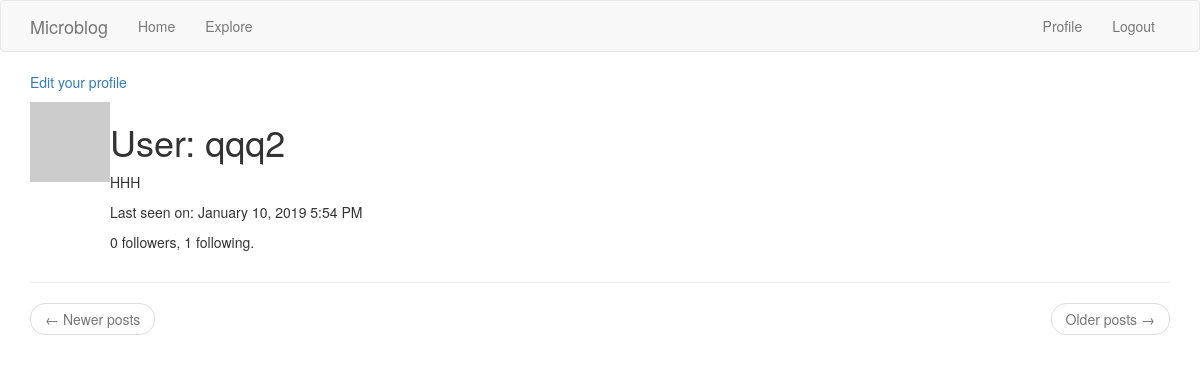
/user/qqq2 (signed in), run on an earlier commit of the app's database.
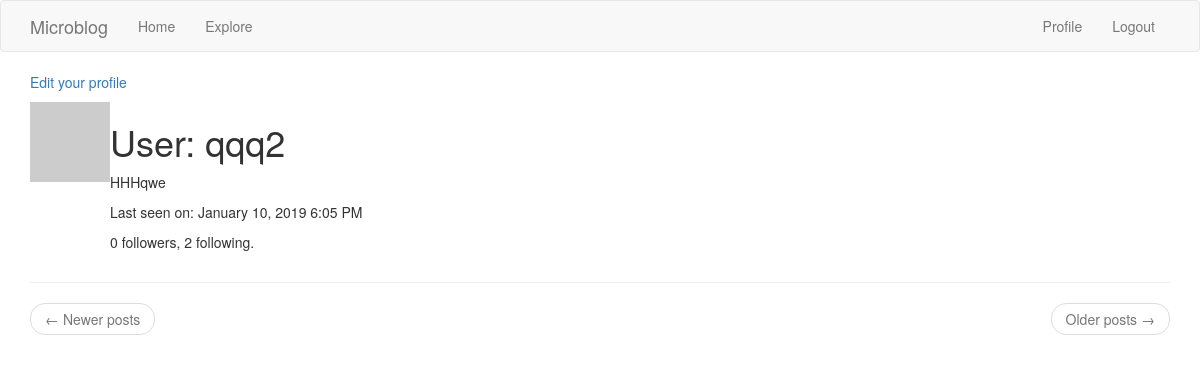
And on a later commit of the database.
### app_dir/models.py (models this page shows, shortened)
class User(UserMixin, db.Model):
    id = db.Column(db.Integer, primary_key=True)
    username = db.Column(db.String(64), index=True, unique=True)
    email = db.Column(db.String(120), index=True, unique=True)
    password_hash = db.Column(db.String(128))
    posts = db.relationship('Post', backref='author', lazy='dynamic')
    about_me = db.Column(db.String(140))
    last_seen = db.Column(db.DateTime, default=datetime.utcnow)
    followed = db.relationship(
        'User', secondary=followers,
        primaryjoin=(followers.c.follower_id == id),
        secondaryjoin=(followers.c.followed_id == id),
        backref=db.backref('followers', lazy='dynamic'), lazy='dynamic')
    def avatar(self, size):
        digest = md5(self.email.lower().encode('utf-8')).hexdigest()
        return 'https://www.gravatar.com/avatar/{}?d=identicon&s={}'.format(
            digest, size)

### app_dir/main/routes.py (the view)
@bp.route('/user/<username>')
@login_required
def user(username):
    user = User.query.filter_by(username=username).first_or_404()
    page = request.args.get('page', 1, type=int)
    posts = user.posts.order_by(Post.timestamp.desc()).paginate(
        page, app.config['POSTS_PER_PAGE'], False)
    next_url = url_for('main.user', username=user.username, page=posts.next_num) \
        if posts.has_next else None
    prev_url = url_for('main.user', username=user.username, page=posts.prev_num) \
        if posts.has_prev else None
    return render_template('user.html', user=user, posts=posts.items,
                           next_url=next_url, prev_url=prev_url)

### app_dir/main/routes.py (called while the page is built)
@bp.before_app_request
def before_request():
    if current_user.is_authenticated:
        current_user.last_seen = datetime.utcnow()
        db.session.commit()

@bp.before_app_request
def before_request():
    g.locale = str(get_locale())

### app_dir/models.py (called while the page is built)
@login.user_loader
def load_user(id):
    return User.query.get(int(id))

### app_dir/templates/user.html (shortened to what this page needs)
{% extends "base.html" %}
{% block app_content %}
    <table>
        <tr valign="top">
            <td><img src="{{ user.avatar(128) }}"></td>
            <td>
                <h1>User: {{ user.username }}</h1>
                {% if user.about_me %}<p>{{ user.about_me }}</p>{% endif %}
                {% if user.last_seen %}
                    <p>Last seen on: {{ moment(user.last_seen).format('LLL') }}</p>
                {% endif %}
                <p>{{ user.followers.count() }} followers, {{ user.followed.count() }} following.</p>
            </td>
        </tr>
                {% if user == current_user %}
                    <p><a href="{{ url_for('main.edit_profile') }}">Edit your profile</a></p>
                {% elif not current_user.is_following(user) %}
                    <p><a href="{{ url_for('main.follow', username=user.username) }}">Follow</a></p>
                {% else %}
                    <p><a href="{{ url_for('main.unfollow', username=user.username) }}">Unfollow</a></p>
                {% endif %}
    </table>
    <hr>
    <nav aria-label="...">
        <ul class="pager">
            <li class="previous{% if not prev_url %} disabled{% endif %}">
                <a href="{{ prev_url or '#' }}">
                    <span aria-hidden="true">&larr;</span> Newer posts
                </a>
            </li>
            <li class="next{% if not next_url %} disabled{% endif %}">
                <a href="{{ next_url or '#' }}">
                    Older posts <span aria-hidden="true">&rarr;</span>
                </a>
            </li>
        </ul>
    </nav>
{% endblock %}

### app_dir/templates/base.html (shortened to what this page needs)
{% extends 'bootstrap/base.html' %}
{% block navbar %}
    <nav class="navbar navbar-default">
        <div class="container">
            <div class="navbar-header">
                <a class="navbar-brand" href="{{ url_for('main.index') }}">Microblog</a>
            </div>
            <div class="collapse navbar-collapse" id="bs-example-navbar-collapse-1">
                <ul class="nav navbar-nav">
                    <li><a href="{{ url_for('main.index') }}">Home</a></li>
                    <li><a href="{{ url_for('main.explore') }}">Explore</a></li>
                </ul>
                <ul class="nav navbar-nav navbar-right">
                    {% if current_user.is_anonymous %}
                    <li><a href="{{ url_for('auth.login') }}">Login</a></li>
                    {% else %}
                    <li><a href="{{ url_for('main.user', username=current_user.username) }}">Profile</a></li>
                    <li><a href="{{ url_for('auth.logout') }}">Logout</a></li>
                    {% endif %}
                </ul>
            </div>
        </div>
    </nav>
{% endblock %}
{% block content %}
    <div class="container">
        {% block app_content %}{% endblock %}
    </div>
{% endblock %}

What changed in the data, as far as the page shows it:
changed User "qqq2": about_me "HHH" → "HHHqwe"; last_seen "January 10, 2019 5:54 PM" → "January 10, 2019 6:05 PM"
Also different on the page:
{{ user.followed.count() }}: "1" → "2"
